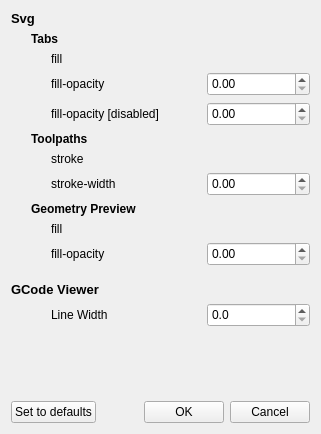
<?xml version="1.0" encoding="UTF-8"?>
<ui version="4.0">
 <class>SettingsDialog</class>
 <widget class="QDialog" name="SettingsDialog">
  <property name="geometry">
   <rect>
    <x>0</x>
    <y>0</y>
    <width>321</width>
    <height>434</height>
   </rect>
  </property>
  <property name="windowTitle">
   <string>Settings</string>
  </property>
  <property name="styleSheet">
   <string notr="true">/*QWidget {
	font-size: 9pt;
}*/

QSpinBox, QDoubleSpinBox {
	padding-top: 1px;
	padding-bottom: 1px;
}

QGroupBox {
	border: none;
	padding-top: 16;
	font-weight: bold;
}</string>
  </property>
  <property name="modal">
   <bool>true</bool>
  </property>
  <layout class="QVBoxLayout" name="verticalLayout">
   <item>
    <layout class="QHBoxLayout" name="horizontalLayout_Svg">
     <item>
      <widget class="QLabel" name="label_Svg">
       <property name="font">
        <font>
         <pointsize>10</pointsize>
         <bold>true</bold>
        </font>
       </property>
       <property name="text">
        <string>Svg</string>
       </property>
      </widget>
     </item>
    </layout>
   </item>
   <item>
    <layout class="QHBoxLayout" name="horizontalLayout_Tabs">
     <property name="leftMargin">
      <number>20</number>
     </property>
     <item>
      <widget class="QLabel" name="Tabs">
       <property name="font">
        <font>
         <bold>true</bold>
        </font>
       </property>
       <property name="text">
        <string>Tabs</string>
       </property>
      </widget>
     </item>
    </layout>
   </item>
   <item>
    <layout class="QGridLayout" name="gridLayout_Tabs">
     <property name="leftMargin">
      <number>40</number>
     </property>
     <item row="1" column="0">
      <widget class="QLabel" name="label_Tabs_fill_opacity">
       <property name="text">
        <string>fill-opacity</string>
       </property>
      </widget>
     </item>
     <item row="0" column="0">
      <widget class="QLabel" name="label_Tabs_fill">
       <property name="minimumSize">
        <size>
         <width>150</width>
         <height>0</height>
        </size>
       </property>
       <property name="text">
        <string>fill</string>
       </property>
      </widget>
     </item>
     <item row="1" column="1">
      <widget class="QDoubleSpinBox" name="doubleSpinBox_Tabs_fill_opacity">
       <property name="maximum">
        <double>1.000000000000000</double>
       </property>
       <property name="singleStep">
        <double>0.100000000000000</double>
       </property>
      </widget>
     </item>
     <item row="0" column="1">
      <widget class="ColorPicker" name="colorpicker_Tabs_fill" native="true"/>
     </item>
     <item row="2" column="0">
      <widget class="QLabel" name="label_Tabs_fill_opacity_disabled">
       <property name="text">
        <string>fill-opacity [disabled]</string>
       </property>
      </widget>
     </item>
     <item row="2" column="1">
      <widget class="QDoubleSpinBox" name="doubleSpinBox_Tabs_fill_opacity_disabled">
       <property name="maximum">
        <double>1.000000000000000</double>
       </property>
       <property name="singleStep">
        <double>0.100000000000000</double>
       </property>
      </widget>
     </item>
    </layout>
   </item>
   <item>
    <layout class="QHBoxLayout" name="horizontalLayout_Toolpaths">
     <property name="leftMargin">
      <number>20</number>
     </property>
     <item>
      <widget class="QLabel" name="Toolpaths">
       <property name="font">
        <font>
         <bold>true</bold>
        </font>
       </property>
       <property name="text">
        <string>Toolpaths</string>
       </property>
      </widget>
     </item>
    </layout>
   </item>
   <item>
    <layout class="QGridLayout" name="gridLayout_Toolpath">
     <property name="leftMargin">
      <number>40</number>
     </property>
     <item row="1" column="1">
      <widget class="QDoubleSpinBox" name="doubleSpinBox_Toolpath_stroke_width"/>
     </item>
     <item row="0" column="0">
      <widget class="QLabel" name="label_fill">
       <property name="minimumSize">
        <size>
         <width>150</width>
         <height>0</height>
        </size>
       </property>
       <property name="text">
        <string>stroke</string>
       </property>
      </widget>
     </item>
     <item row="0" column="1">
      <widget class="ColorPicker" name="colorpicker_Toolpath_stroke" native="true"/>
     </item>
     <item row="1" column="0">
      <widget class="QLabel" name="label_fill_opacity">
       <property name="text">
        <string>stroke-width</string>
       </property>
      </widget>
     </item>
    </layout>
   </item>
   <item>
    <layout class="QHBoxLayout" name="horizontalLayout_GeometryPreview">
     <property name="leftMargin">
      <number>20</number>
     </property>
     <item>
      <widget class="QLabel" name="GeometryPreview">
       <property name="font">
        <font>
         <bold>true</bold>
        </font>
       </property>
       <property name="text">
        <string>Geometry Preview</string>
       </property>
      </widget>
     </item>
    </layout>
   </item>
   <item>
    <layout class="QGridLayout" name="gridLayout_GeometryPreview">
     <property name="leftMargin">
      <number>40</number>
     </property>
     <item row="1" column="1">
      <widget class="QDoubleSpinBox" name="doubleSpinBox_GeometryPreview_fill_opacity">
       <property name="decimals">
        <number>2</number>
       </property>
       <property name="maximum">
        <double>1.000000000000000</double>
       </property>
       <property name="singleStep">
        <double>0.100000000000000</double>
       </property>
      </widget>
     </item>
     <item row="0" column="0">
      <widget class="QLabel" name="label_GeometryPreview_fill">
       <property name="minimumSize">
        <size>
         <width>150</width>
         <height>0</height>
        </size>
       </property>
       <property name="text">
        <string>fill</string>
       </property>
      </widget>
     </item>
     <item row="0" column="1">
      <widget class="ColorPicker" name="colorpicker_GeometryPreview_fill" native="true"/>
     </item>
     <item row="1" column="0">
      <widget class="QLabel" name="label_GeometryPreview_fill_opacity">
       <property name="text">
        <string>fill-opacity</string>
       </property>
      </widget>
     </item>
    </layout>
   </item>
   <item>
    <layout class="QHBoxLayout" name="horizontalLayout_GCodeViewer">
     <property name="topMargin">
      <number>10</number>
     </property>
     <item>
      <widget class="QLabel" name="labelVisualizer">
       <property name="font">
        <font>
         <pointsize>10</pointsize>
         <bold>true</bold>
        </font>
       </property>
       <property name="text">
        <string>GCode Viewer</string>
       </property>
      </widget>
     </item>
    </layout>
   </item>
   <item>
    <layout class="QHBoxLayout" name="horizontalLayout_GCodeViewer_LineWidth">
     <property name="leftMargin">
      <number>40</number>
     </property>
     <property name="bottomMargin">
      <number>0</number>
     </property>
     <item>
      <widget class="QLabel" name="label_doubleSpinBox_viewer_linewidth">
       <property name="minimumSize">
        <size>
         <width>150</width>
         <height>0</height>
        </size>
       </property>
       <property name="text">
        <string>Line Width</string>
       </property>
      </widget>
     </item>
     <item>
      <widget class="QDoubleSpinBox" name="doubleSpinBox_gcodeviewer_linewidth">
       <property name="decimals">
        <number>1</number>
       </property>
       <property name="singleStep">
        <double>0.100000000000000</double>
       </property>
      </widget>
     </item>
    </layout>
   </item>
   <item>
    <spacer name="verticalSpacer">
     <property name="orientation">
      <enum>Qt::Vertical</enum>
     </property>
     <property name="sizeHint" stdset="0">
      <size>
       <width>20</width>
       <height>40</height>
      </size>
     </property>
    </spacer>
   </item>
   <item>
    <layout class="QHBoxLayout" name="horizontalLayout_Buttons">
     <item>
      <widget class="QPushButton" name="cmdDefaults">
       <property name="text">
        <string>Set to defaults</string>
       </property>
       <property name="autoDefault">
        <bool>false</bool>
       </property>
      </widget>
     </item>
     <item>
      <spacer name="horizontalSpacer">
       <property name="orientation">
        <enum>Qt::Horizontal</enum>
       </property>
       <property name="sizeHint" stdset="0">
        <size>
         <width>40</width>
         <height>20</height>
        </size>
       </property>
      </spacer>
     </item>
     <item>
      <widget class="QPushButton" name="cmdOK">
       <property name="text">
        <string>OK</string>
       </property>
       <property name="autoDefault">
        <bool>false</bool>
       </property>
      </widget>
     </item>
     <item>
      <widget class="QPushButton" name="cmdCancel">
       <property name="text">
        <string>Cancel</string>
       </property>
       <property name="autoDefault">
        <bool>false</bool>
       </property>
      </widget>
     </item>
    </layout>
   </item>
  </layout>
 </widget>
 <customwidgets>
  <customwidget>
   <class>ColorPicker</class>
   <extends>QWidget</extends>
   <header location="global">colorpicker.h</header>
   <container>1</container>
  </customwidget>
 </customwidgets>
 <resources/>
 <connections/>
</ui>
